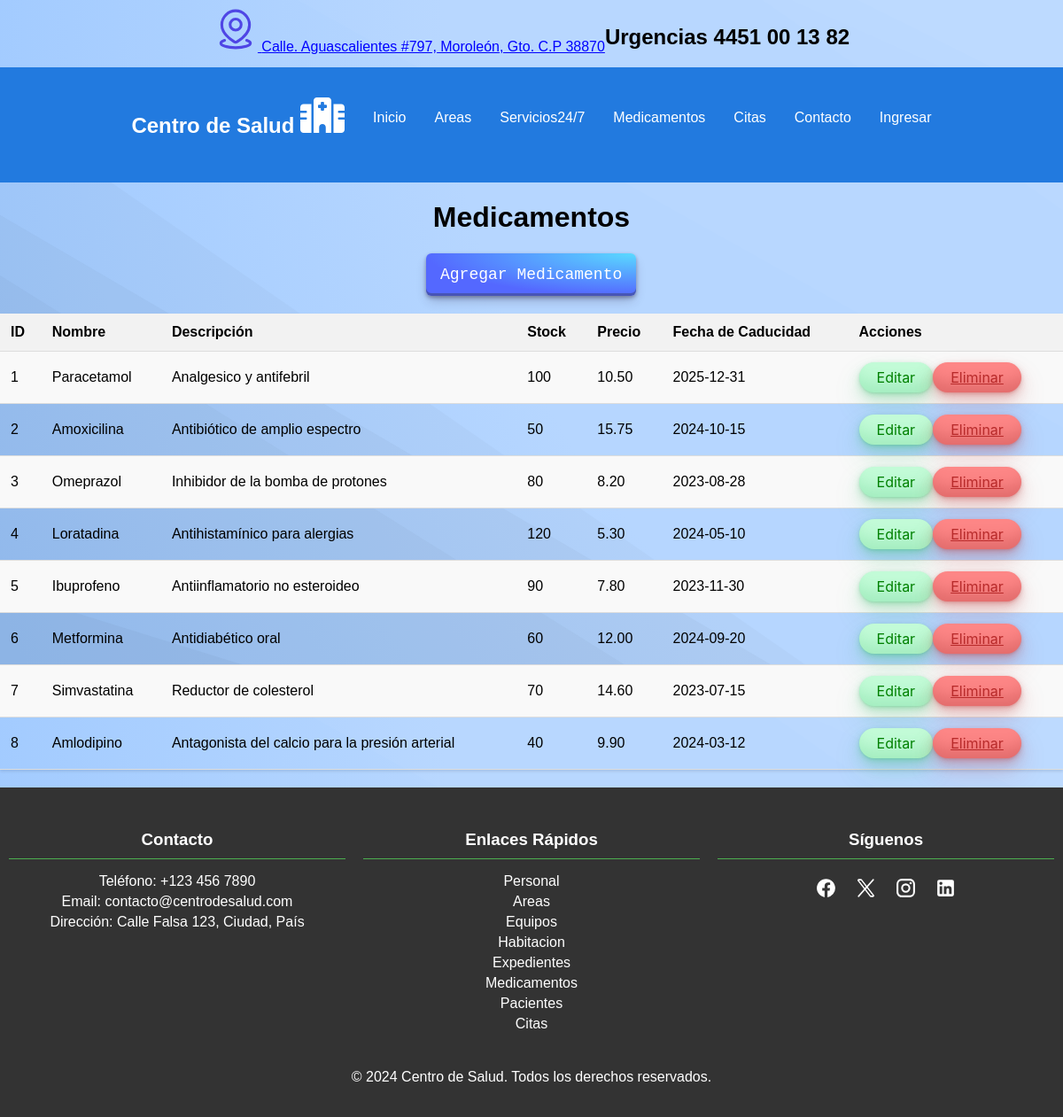
Page /medicamentos.php on the committed database.
### tables this page shows
CREATE TABLE Medicamentos (
    id_medicamento INT AUTO_INCREMENT PRIMARY KEY,
    nombre VARCHAR(100),
    descripcion TEXT,
    stock INT,
    precio DECIMAL(10, 2),
    fecha_caducidad DATE
);

### medicamentos.php (the view, shortened to what this page needs)
<!DOCTYPE html>
<html lang="es">
<head>
    <link rel="stylesheet" href="css/style.css">
</head>
<body>
    <?php include 'assets/header.php'; ?>
    <h1>Medicamentos</h1>
    <a href="agregar_medicamento.php" class="button-29">Agregar Medicamento</a>
    <?php
    include 'includes/conexion.php';
    $sql = "SELECT * FROM Medicamentos";
    $resultado = $conn->query($sql);
    if ($resultado->num_rows > 0) {
        echo "<table>";
        echo "<tr><th>ID</th><th>Nombre</th><th>Descripción</th><th>Stock</th><th>Precio</th><th>Fecha de Caducidad</th><th>Acciones</th></tr>";
        while($fila = $resultado->fetch_assoc()) {
            echo "<tr>";
            echo "<td>" . $fila["id_medicamento"] . "</td>";
            echo "<td>" . $fila["nombre"] . "</td>";
            echo "<td>" . $fila["descripcion"] . "</td>";
            echo "<td>" . $fila["stock"] . "</td>";
            echo "<td>" . $fila["precio"] . "</td>";
            echo "<td>" . $fila["fecha_caducidad"] . "</td>";
            echo "<td>";
            echo "<a class='button-33' href='editar_medicamento.php?id=" . $fila["id_medicamento"] . "'>Editar</a>";
            echo "<a class='button-34' href='eliminar_medicamento.php?id=" . $fila["id_medicamento"] . "' onclick='return confirm(\"¿Estás seguro de que deseas eliminar este registro?\")'>Eliminar</a>";
            echo "</td>";
            echo "</tr>";
        }
        echo "</table>";
    } else {
        echo "No se encontraron resultados";
    }
    ?>
</body>
</html>

### css/style.css (style rules this page uses)
body { display: flex; flex-direction: column; min-height: 100vh; justify-content: center; align-items: center; font-family: Arial, sans-serif; margin: 0; }
footer { width: 100%; background-color: #333; color: white; padding: 20px 0; text-align: center; }
footer .container { display: flex; flex-wrap: wrap; justify-content: space-around; max-width: 1366px; margin: 0 auto; }
footer .column { flex: 1; margin: 10px; min-width: 200px; }
footer h3 { border-bottom: 1px solid #4CAF50; padding-bottom: 10px; margin-bottom: 10px; }
footer ul { list-style-type: none; padding: 0; }
footer ul li { margin: 5px 0; }
footer ul li a { color: white; text-decoration: none; }
footer .social-icons { display: flex; justify-content: center; margin: 20px 0; }
footer .social-icons a { color: white; text-decoration: none; margin: 0 10px; font-size: 24px; }
.button-29 { align-items: center; appearance: none; background-image: radial-gradient(100% 100% at 100% 0, #5adaff 0, #5468ff 100%); border: 0; border-radius: 6px; box-shadow: rgba(45, 35, 66, .4) 0 2px 4px, rgba(45, 35, 66, .3) 0 7px 13px -3px, rgba(58, 65, 111, .5) 0 -3px 0 inset; box-sizing: border-box; color: #fff; cursor: pointer; display: inline-flex; font-family: "JetBrains Mono", monospace; height: 48px; justify-content: center; line-height: 1; list-style: none; overflow: hidden; padding-left: 16px; padding-right: 16px; position: relative; text-align: left; text-decoration: none; transition: box-shadow .15s, transform .15s; user-select: none; -webkit-user-select: none; touch-action: manipulation; white-space: nowrap; will-change: box-shadow, transform; font-size: 18px; }
.button-33 { background-color: #c2fbd7; border-radius: 100px; box-shadow: rgba(44, 187, 99, .2) 0 -25px 18px -14px inset, rgba(44, 187, 99, .15) 0 1px 2px, rgba(44, 187, 99, .15) 0 2px 4px, rgba(44, 187, 99, .15) 0 4px 8px, rgba(44, 187, 99, .15) 0 8px 16px, rgba(44, 187, 99, .15) 0 16px 32px; color: green; cursor: pointer; display: inline-block; font-family: CerebriSans-Regular, -apple-system, system-ui, Roboto, sans-serif; padding: 7px 20px; text-align: center; text-decoration: none; transition: all 250ms; font-size: 16px; }
.button-34 { background-color: #fd8686; border-radius: 100px; box-shadow: rgba(121, 0, 0, 0.2) 0 -25px 18px -14px inset, rgba(187, 44, 44, 0.15) 0 1px 2px, rgba(187, 44, 44, 0.15) 0 2px 4px, rgba(187, 44, 44, 0.15) 0 4px 8px, rgba(187, 44, 44, 0.15) 0 8px 16px, rgba(187, 44, 44, 0.15) 0 16px 32px; color: rgb(184, 42, 42); cursor: pointer; display: inline-block; font-family: CerebriSans-Regular, -apple-system, system-ui, Roboto, sans-serif; padding: 7px 20px; text-align: center; transition: all 250ms; border: 0; font-size: 16px; }
table { width: 100%; border-collapse: collapse; margin: 20px 0; box-shadow: 0 2px 3px rgba(0, 0, 0, 0.1); }
table th, table td { padding: 12px; text-align: left; border-bottom: 1px solid #ddd; }
table th { background-color: #f2f2f2; }
table tr:nth-child(even) { background-color: #f9f9f9; }

### rows in the picture
medicamentos: id_medicamento "1", nombre "Paracetamol", descripcion "Analgesico y antifebril", stock "100", precio "10.50", fecha_caducidad "2025-12-31"
medicamentos: id_medicamento "2", nombre "Amoxicilina", descripcion "Antibiótico de amplio espectro", stock "50", precio "15.75", fecha_caducidad "2024-10-15"
medicamentos: id_medicamento "3", nombre "Omeprazol", descripcion "Inhibidor de la bomba de protones", stock "80", precio "8.20", fecha_caducidad "2023-08-28"
medicamentos: id_medicamento "4", nombre "Loratadina", descripcion "Antihistamínico para alergias", stock "120", precio "5.30", fecha_caducidad "2024-05-10"
medicamentos: id_medicamento "5", nombre "Ibuprofeno", descripcion "Antiinflamatorio no esteroideo", stock "90", precio "7.80", fecha_caducidad "2023-11-30"
medicamentos: id_medicamento "6", nombre "Metformina", descripcion "Antidiabético oral", stock "60", precio "12.00", fecha_caducidad "2024-09-20"
medicamentos: id_medicamento "7", nombre "Simvastatina", descripcion "Reductor de colesterol", stock "70", precio "14.60", fecha_caducidad "2023-07-15"
medicamentos: id_medicamento "8", nombre "Amlodipino", descripcion "Antagonista del calcio para la presión arterial", stock "40", precio "9.90", fecha_caducidad "2024-03-12"
